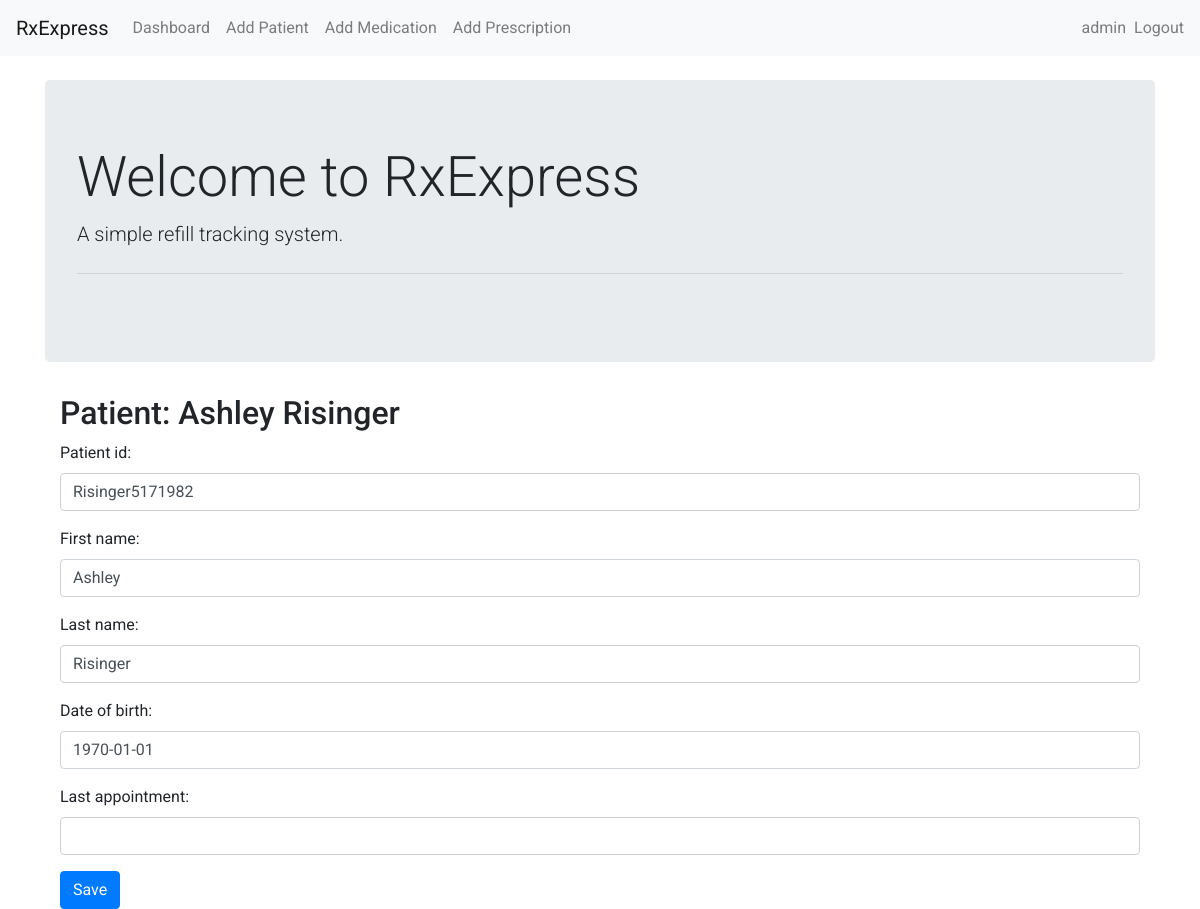
/patients/1/ (signed in), run on an earlier commit of the app's database.
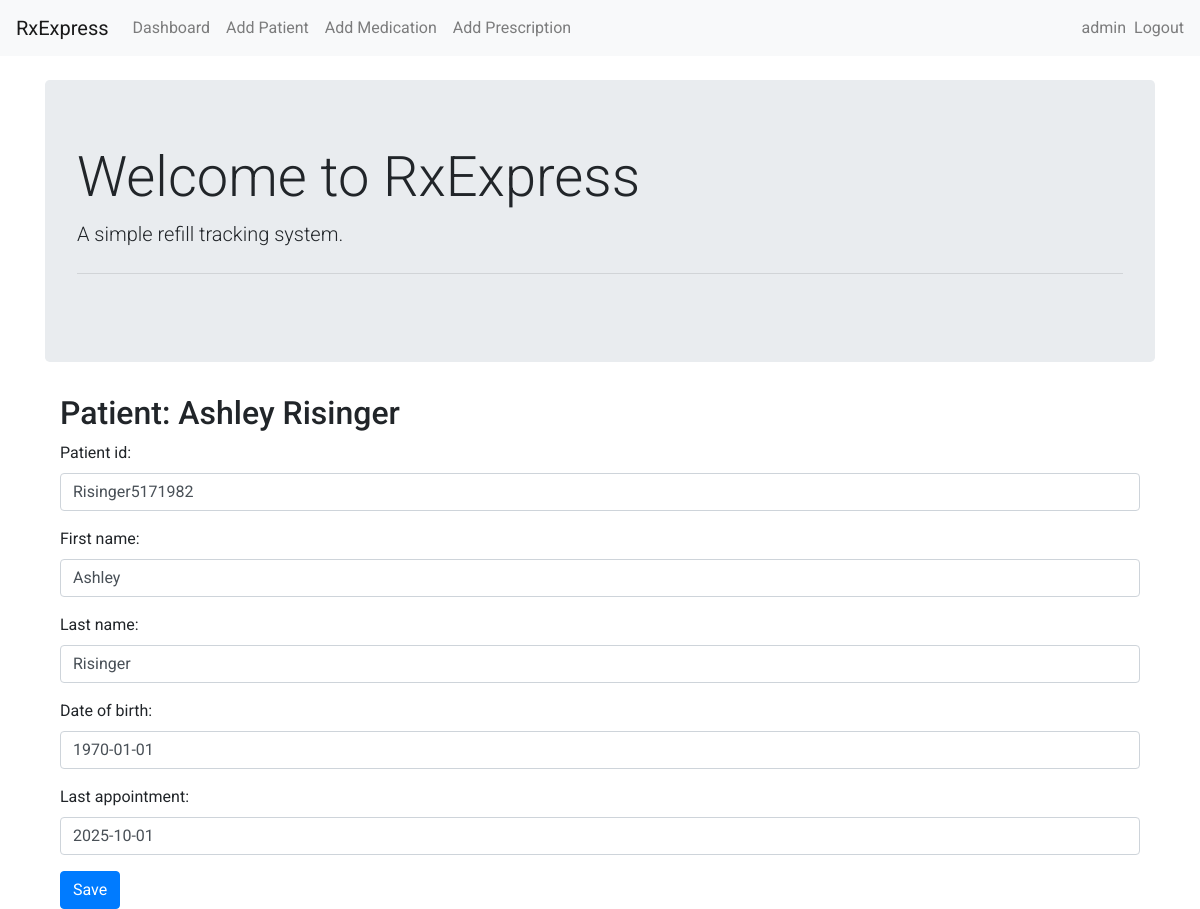
And on a later commit of the database.
### rxexpress/models.py (models this page shows, shortened)
class Patient(models.Model):
    patient_id = models.CharField(max_length=50, unique=True, null=True, blank=True)
    first_name = models.CharField(max_length=50)
    last_name = models.CharField(max_length=50)
    date_of_birth = models.DateField(null=True, blank=True)
    last_appointment = models.DateField(null=True, blank=True)
    last_fill_date = models.DateField(null=True, blank=True)

### rxexpress/views.py (the view)
# urls.py: path('patients/<int:pk>/', views.patient_detail_view, name='patient_detail'),
@login_required
def patient_detail_view(request, pk):
    patient = get_object_or_404(Patient, pk=pk)
    prescriptions = patient.prescriptions.select_related('medication')
    if request.method == 'POST':
        form = PatientForm(request.POST, instance=patient)
        if form.is_valid():
            form.save()
            return redirect('patient_detail', pk=patient.pk)
    else:
        form = PatientForm(instance=patient)
    return render(request, 'patient_detail.html', {'patient': patient, 'form': form, 'prescriptions': prescriptions})

### rxexpress/forms.py
class PatientForm(forms.ModelForm):
    class Meta:
        model = Patient
        fields = ['patient_id', 'first_name', 'last_name', 'date_of_birth', 'last_appointment']
        widgets = {
            'patient_id': forms.TextInput(attrs={'class': 'form-control'}),
            'first_name': forms.TextInput(attrs={'class': 'form-control'}),
            'last_name': forms.TextInput(attrs={'class': 'form-control'}),
            'date_of_birth': forms.TextInput(attrs={'class': 'form-control'}),
            'last_appointment': forms.TextInput(attrs={'class': 'form-control'})
        }

### rxexpress/templates/patient_detail.html (shortened to what this page needs)
{% extends "index.html" %}
{% block content %}
<div class="container mt-4">
  <h2>Patient: {{ patient.first_name }} {{ patient.last_name }}</h2>
  <form method="post">
    {{ form.as_p }}
    <button class="btn btn-primary" type="submit">Save</button>
  </form>
</div>
{% endblock %}

What changed in the data, as far as the page shows it:
changed Patient "Ashley": last_appointment (not shown) → "2025-10-01"
